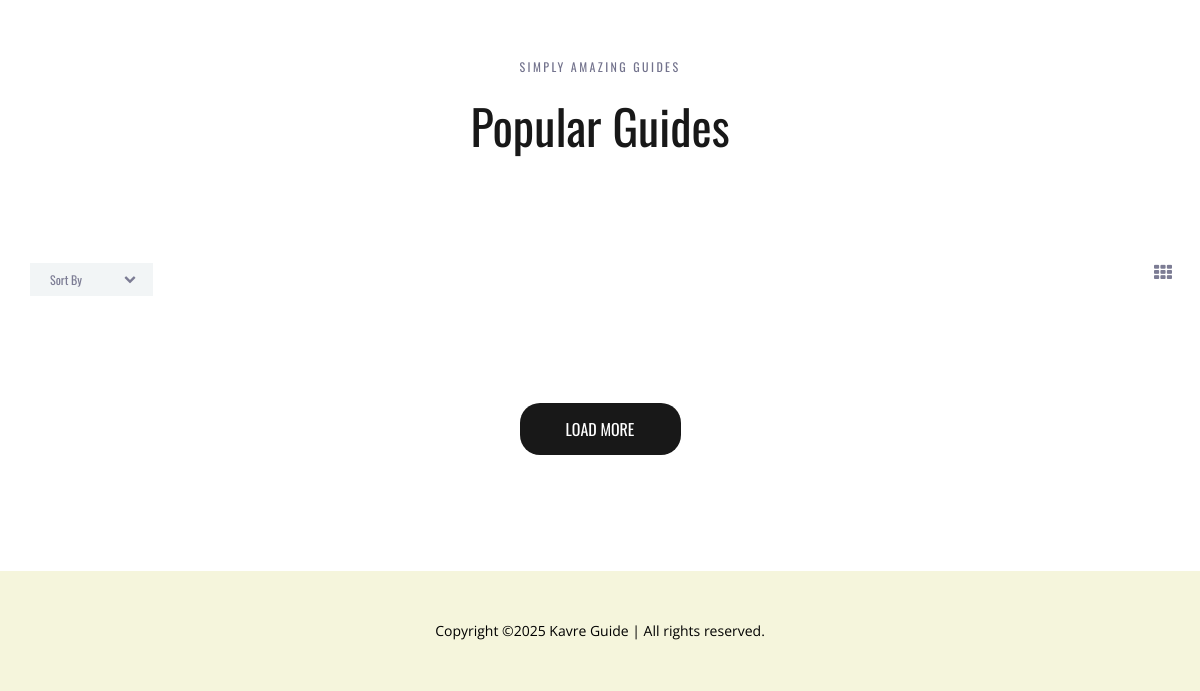
/accounts/guides/ (lower part), run on an earlier commit of the app's database.
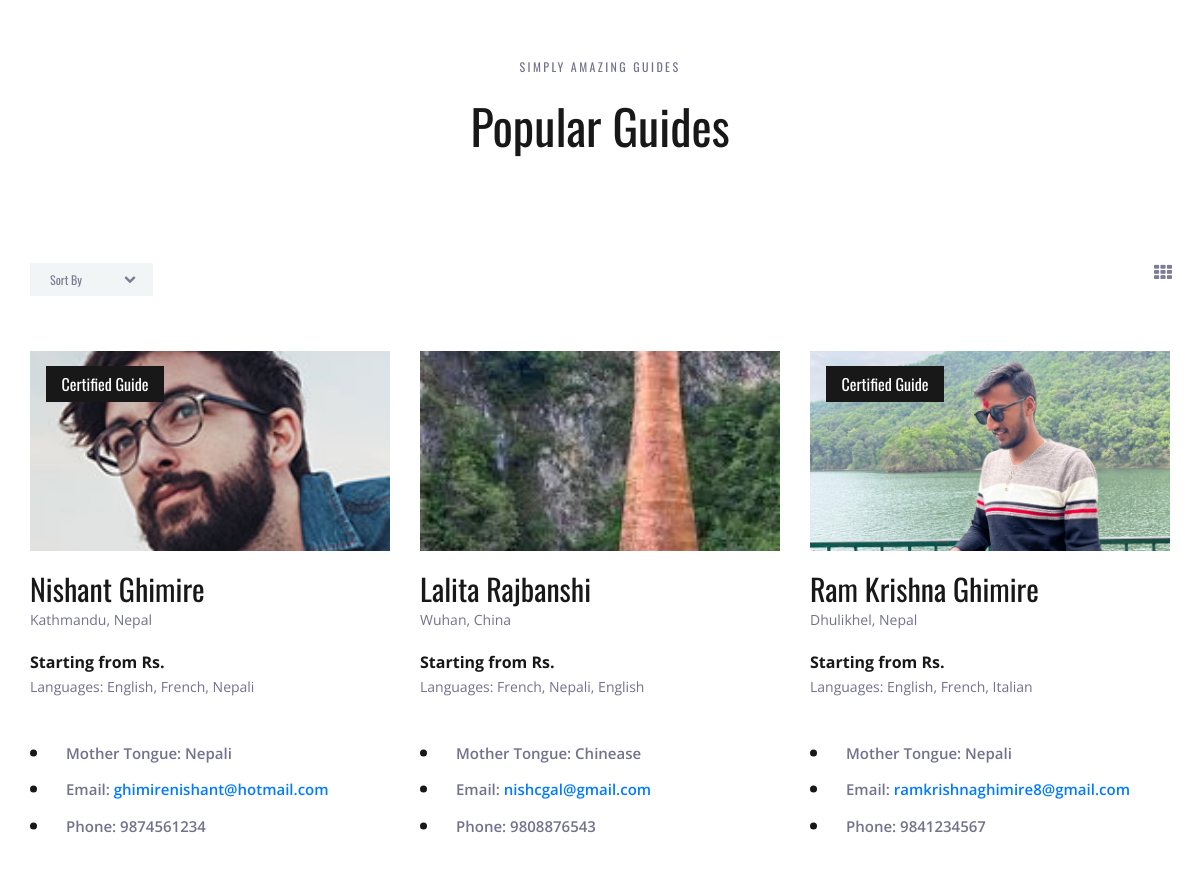
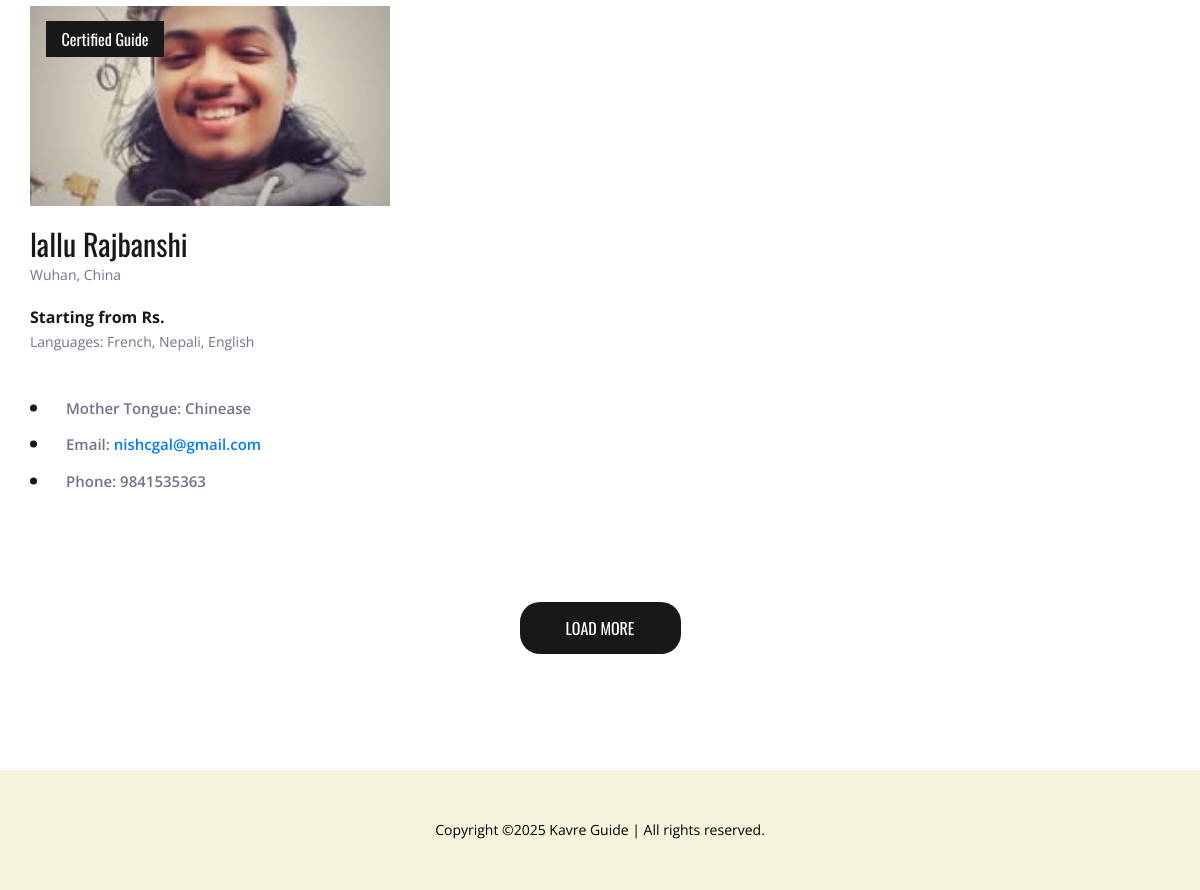
And on a later commit of the database (2 pictures, top to bottom).
### travello/models.py (models this page shows, shortened)
class Guide(models.Model):
    CIVILITY_CHOICES = [
        ('Mr', 'Mr'),
        ('Mrs', 'Mrs'),
        ('Ms', 'Ms'),
    ]
    civility = models.CharField(max_length=10, choices=CIVILITY_CHOICES)
    first_name = models.CharField(max_length=50)
    last_name = models.CharField(max_length=50)
    email = models.EmailField()
    phone_number = models.CharField(max_length=15, blank=True, null=True)
    country = models.CharField(max_length=100)
    city_or_region = models.CharField(max_length=100)
    mother_tongue = models.CharField(max_length=50)
    tour_languages = models.TextField(help_text="Comma-separated list of languages")
    presentation = models.TextField()
    photo = models.ImageField(upload_to="pics/")
    certified_guide = models.BooleanField(default=False)
    guide_card = models.FileField(upload_to="pics/", blank=True, null=True)
    message = models.TextField(blank=True, null=True)
    created_at = models.DateTimeField(auto_now_add=True)

### accounts/views.py (the view)
# urls.py: path('guides/', views.guides, name='guides'),
def guides(request):
    guides = Guide.objects.all()
    return render(request, "guides.html", {"guides":guides})

### templates/guides.html (shortened to what this page needs)
{% load static %}
<!DOCTYPE html>
<html lang="en">
<head>
<link rel="stylesheet" type="text/css" href="{% static 'styles/bootstrap4/bootstrap.min.css' %}">
<link href="{% static 'plugins/font-awesome-4.7.0/css/font-awesome.min.css' %}" rel="stylesheet" type="text/css">
<link rel="stylesheet" type="text/css" href="{% static 'plugins/OwlCarousel2-2.2.1/owl.carousel.css' %}">
<link rel="stylesheet" type="text/css" href="{% static 'plugins/OwlCarousel2-2.2.1/owl.theme.default.css' %}">
<link rel="stylesheet" type="text/css" href="{% static 'plugins/OwlCarousel2-2.2.1/animate.css' %}">
<link rel="stylesheet" type="text/css" href="{% static 'styles/destinations.css' %}">
<link rel="stylesheet" type="text/css" href="{% static 'styles/destinations_responsive.css' %}">
</head>
<body>
<div class="super_container">
<div class="destinations" id="destinations">
    <div class="container">
        <div class="row">
            <div class="col text-center">
                <div class="section_subtitle">simply amazing guides</div>
                <div class="section_title"><h2>Popular Guides</h2></div>
            </div>
        </div>
        <div class="row destination_sorting_row">
            <div class="col">
                <div class="destination_sorting d-flex flex-row align-items-start justify-content-start">
                    <div class="sorting">
                        <ul class="item_sorting">
                            <li>
                                <span class="sorting_text">Sort By</span>
                                <i class="fa fa-chevron-down" aria-hidden="true"></i>
                            </li>
                        </ul>
                    </div>
                    <div class="sort_box ml-auto"><i class="fa fa-th" aria-hidden="true"></i></div>
                </div>
            </div>
        </div>
        <div class="row destinations_row">
            <div class="col">
                <div class="destinations_container item_grid">
                    {% for guide in guides %}
                    <div class="destination item">
                        <div class="destination_image">
                            <img src="{{ guide.photo.url }}" alt="{{ guide.first_name }} {{ guide.last_name }}">
                            {% if guide.certified_guide %}
                                <div class="spec_offer text-center"><a href="#">Certified Guide</a></div>
                            {% endif %}
                        </div>
                        <div class="destination_content">
                            <div class="destination_title"><a href="#">{{ guide.first_name }} {{ guide.last_name }}</a></div>
                            <div class="destination_subtitle"><p>{{ guide.city_or_region }}, {{ guide.country }}</p></div>
                            <div class="destination_price">Starting from Rs.{{ guide.price }}</div>
                            <div class="destination_languages">
                                <p>Languages: {{ guide.tour_languages }}</p>
                            </div>
                            <div class="destination_list">
                                <ul>
                                    <li>Mother Tongue: {{ guide.mother_tongue }}</li>
                                    <li>Email: <a href="mailto:{{ guide.email }}">{{ guide.email }}</a></li>
                                    <li>Phone: {{ guide.phone_number }}</li>
                                </ul>
                            </div>
                        </div>
                    </div>
                    {% endfor %}
                </div>
            </div>
        </div>
        <div class="row load_more_row">
            <div class="col">
                <div class="button load_more_button"><a href="#">Load More</a></div>
            </div>
        </div>
    </div>
</div>
		<div style="background-color: beige; height: 120px; color: black; display: flex; justify-content: center; align-items: center;" class="col text-center">
			Copyright &copy;<script>document.write(new Date().getFullYear());</script> Kavre Guide | All rights reserved.</a>
			 </div>
</body>
</html>

### static/styles/destinations.css (style rules this page uses)
* { margin: 0; padding: 0; -webkit-font-smoothing: antialiased; -webkit-text-shadow: rgba(0,0,0,.01) 0 0 1px; text-shadow: rgba(0,0,0,.01) 0 0 1px; }
body { font-family: 'Open Sans', sans-serif; font-size: 14px; font-weight: 400; background: #FFFFFF; color: #a5a5a5; }
div { display: block; position: relative; -webkit-box-sizing: border-box; -moz-box-sizing: border-box; box-sizing: border-box; }
ul { list-style: none; margin-bottom: 0px; }
p { font-family: 'Open Sans', sans-serif; font-size: 14px; line-height: 1.9285; font-weight: 400; color: #72728c; -webkit-font-smoothing: antialiased; -webkit-text-shadow: rgba(0,0,0,.01) 0 0 1px; text-shadow: rgba(0,0,0,.01) 0 0 1px; }
p:last-of-type { margin-bottom: 0; }
a, a:hover, a:visited, a:active, a:link { text-decoration: none; -webkit-font-smoothing: antialiased; -webkit-text-shadow: rgba(0,0,0,.01) 0 0 1px; text-shadow: rgba(0,0,0,.01) 0 0 1px; }
h2 { font-size: 48px; }
h1, h2, h3, h4, h5, h6 { font-family: 'Oswald', sans-serif; font-weight: 400; -webkit-font-smoothing: antialiased; -webkit-text-shadow: rgba(0,0,0,.01) 0 0 1px; text-shadow: rgba(0,0,0,.01) 0 0 1px; }
.super_container { width: 100%; overflow: hidden; }
.section_subtitle { font-family: 'Oswald', sans-serif; font-size: 12px; font-weight: 400; color: #72728c; line-height: 0.75; text-transform: uppercase; letter-spacing: 0.2em; }
.section_title { color: #181818; margin-top: 26px; }
.button { width: 161px; height: 52px; background: rgba(24,24,24,1); text-align: center; border-radius: 20px; cursor: pointer; -webkit-transition: all 200ms ease; -moz-transition: all 200ms ease; -ms-transition: all 200ms ease; -o-transition: all 200ms ease; transition: all 200ms ease; }
.button a { display: block; font-family: 'Oswald', sans-serif; font-size: 16px; font-weight: 400; text-transform: uppercase; color: #FFFFFF; line-height: 52px; }
.destinations { width: 100%; background: #FFFFFF; padding-top: 115px; padding-bottom: 116px; }
.destination_sorting_row { margin-top: 100px; }
.destination_sorting { width: 100%; }
.item_sorting > li { display: inline-block; position: relative; width: 123px; height: 33px; background: #f2f5f6; line-height: 33px; cursor: pointer; padding-left: 20px; padding-right: 17px; margin-right: 8px; font-family: 'Oswald', sans-serif; font-size: 12px; font-weight: 400; color: #7c7c94; margin-bottom: 10px; }
.item_sorting > li:last-child { margin-right: 0; }
.item_sorting li i { float: right; line-height: 33px; font-size: 12px; color: #7c7c94; }
.sort_box { width: 16px; height: 16px; cursor: pointer; }
.sort_box i { width: 100%; height: 100%; font-size: 18px; color: #7c7c94; -webkit-transition: all 200ms ease; -moz-transition: all 200ms ease; -ms-transition: all 200ms ease; -o-transition: all 200ms ease; transition: all 200ms ease; }
.destinations_row { margin-top: 45px; }
.destination_image { width: 100%; }
.destination_image img { max-width: 100%; }
.spec_offer { position: absolute; top: 15px; left: 16px; width: 118px; height: 36px; background: #181818; }
.spec_offer a { display: block; font-family: 'Oswald', sans-serif; font-size: 16px; color: #FFFFFF; line-height: 36px; font-weight: 400; }
.destinations_container { width: calc(100% + 30px); left: -15px; }
.destination { width: calc(100% / 3); padding-left: 15px; padding-right: 15px; margin-bottom: 58px; }
.destination_title { margin-top: 15px; }
.destination_title a { font-family: 'Oswald', sans-serif; font-size: 30px; font-weight: 400; color: #181818; }
.destination_subtitle { margin-top: -4px; }
.destination_price { font-size: 16px; font-weight: 700; color: #181818; margin-top: 16px; }
.destination_list { margin-top: 41px; }
.destination_list ul li { position: relative; font-size: 15px; font-weight: 600; color: #72728c; padding-left: 36px; }
.destination_list ul li:not(:last-child) { margin-bottom: 14px; }
.destination_list ul li::before { display: block; position: absolute; top: 50%; -webkit-transform: translateY(-50%); -moz-transform: translateY(-50%); -ms-transform: translateY(-50%); -o-transform: translateY(-50%); transform: translateY(-50%); left: 0; width: 7px; height: 7px; background: #181818; border-radius: 50%; content: ''; }
.load_more_button { margin-left: auto; margin-right: auto; margin-top: 51px; }
.destination_image { position: relative; width: 100%; height: 200px; overflow: hidden; }
.destination_image img { width: 100%; height: 100%; object-fit: cover; }

What changed in the data, as far as the page shows it:
added Guide: photo (picture), certified_guide "Certified Guide", first_name "Nishant", last_name "Ghimire", city_or_region "Kathmandu", country "Nepal", tour_languages "English, French, Nepali", mother_tongue "Nepali", email "ghimirenishant@hotmail.com", phone_number "9874561234"
added Guide: photo (picture), first_name "Lalita", last_name "Rajbanshi", city_or_region "Wuhan", country "China", tour_languages "French, Nepali, English", mother_tongue "Chinease", email "nishcgal@gmail.com", phone_number "9808876543"
added Guide: photo (picture), certified_guide "Certified Guide", first_name "Ram Krishna", last_name "Ghimire", city_or_region "Dhulikhel", country "Nepal", tour_languages "English, French, Italian", mother_tongue "Nepali", email "ramkrishnaghimire8@gmail.com", phone_number "9841234567"
added Guide: photo (picture), certified_guide "Certified Guide", first_name "lallu", last_name "Rajbanshi", city_or_region "Wuhan", country "China", tour_languages "French, Nepali, English", mother_tongue "Chinease", email "nishcgal@gmail.com", phone_number "9841535363"
